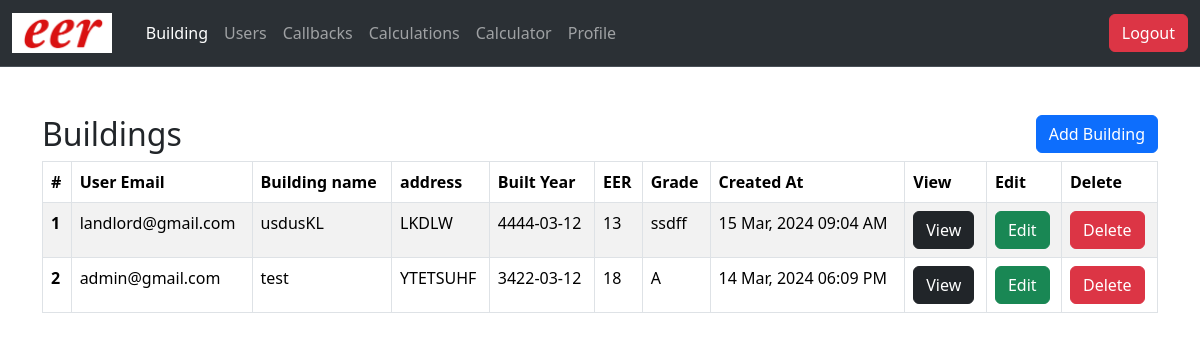
Page /admin (signed in) on the committed database.
### tables this page shows
CREATE TABLE `building` (
  `id` int(11) NOT NULL,
  `user_id` int(11) DEFAULT NULL,
  `name` text DEFAULT NULL,
  `address` varchar(1000) DEFAULT NULL,
  `built_year` date DEFAULT NULL,
  `eer` text DEFAULT NULL,
  `grade` text DEFAULT NULL,
  `created_at` datetime DEFAULT NULL
);

CREATE TABLE `users` (
  `id` int(11) NOT NULL,
  `fname` text DEFAULT NULL,
  `lname` text DEFAULT NULL,
  `username` text DEFAULT NULL,
  `email` text DEFAULT NULL,
  `password` text DEFAULT NULL,
  `phone` int(11) DEFAULT NULL,
  `role_id` int(11) DEFAULT NULL,
  `created_at` datetime DEFAULT NULL
);

### admin/index.php (the view, shortened to what this page needs)
<?php include "../php/db.php";
$data = mysqli_query($conn, "SELECT * FROM `building` order by id desc");
?>
<!doctype html>
<html lang="en">
  <head>
    <link href="https://cdn.jsdelivr.net/npm/bootstrap@5.3.3/dist/css/bootstrap.min.css" rel="stylesheet">
    <link rel="stylesheet" href="https://cdn.datatables.net/2.0.2/css/dataTables.dataTables.min.css">
</head>
<body>
    <?php include("header.php"); ?>
   <div class="container mx-auto mt-5">
    <div class="d-flex justify-content-between">
<div><h2>Buildings</h2></div>
<div><button type="button" data-bs-toggle="modal" data-bs-target="#staticBackdrop" class="btn btn-primary">Add Building</button></div>
    </div>
   <table class="table table-bordered table-striped table-hover" id="myTable">
  <thead>
    <tr>
      <th scope="col">#</th>
      <th scope="col">User Email</th>
      <th scope="col">Building name</th>
      <th scope="col">address</th>
      <th scope="col">Built Year</th>
      <th scope="col">EER</th>
      <th scope="col">Grade</th>
      <th scope="col">Created At</th>
      <th scope="col">View</th>
      <th scope="col">Edit</th>
      <th scope="col">Delete</th>
    </tr>
  </thead>
  <tbody>
    <?php if(mysqli_num_rows($data)>0){
      $sno = 0;
      while($fetch_rows = mysqli_fetch_assoc($data)){
        $sno++;
        $user_get = mysqli_fetch_assoc(mysqli_query($conn, "SELECT * FROM `users` WHERE `id`=$fetch_rows[user_id]"));
?>
    <tr>
      <th scope="row"><?=$sno?></th>
      <td><?=$user_get['email']?></td>
      <td><?=$fetch_rows['name']?></td>
      <td><?=$fetch_rows['address']?></td>
      <td><?=$fetch_rows['built_year']?></td>
      <td><?=$fetch_rows['eer']?></td>
      <td><?=$fetch_rows['grade']?></td>
      <td><?=date('d M, Y h:i A', strtotime($fetch_rows['created_at']))?></td>
      <td><a href="view_building.php?id=<?=$fetch_rows['id']?>" class="btn btn-dark">View</a></td>
      <td><a href="edit_building.php?id=<?=$fetch_rows['id']?>" class="btn btn-success">Edit</a></td>
      <td><a href="delete_building.php?id=<?=$fetch_rows['id']?>" class="btn btn-danger">Delete</a></td>
    </tr>
<?php
      }
    } ?>
  </tbody>
</table>
    <?php include("footer.php"); ?>

### rows in the picture
building: user.email "landlord@gmail.com", name "usdusKL", address "LKDLW", built_year "4444-03-12", eer "13", grade "ssdff", created_at "15 Mar, 2024 09:04 AM"
building: user.email "admin@gmail.com", name "test", address "YTETSUHF", built_year "3422-03-12", eer "18", grade "A", created_at "14 Mar, 2024 06:09 PM"
